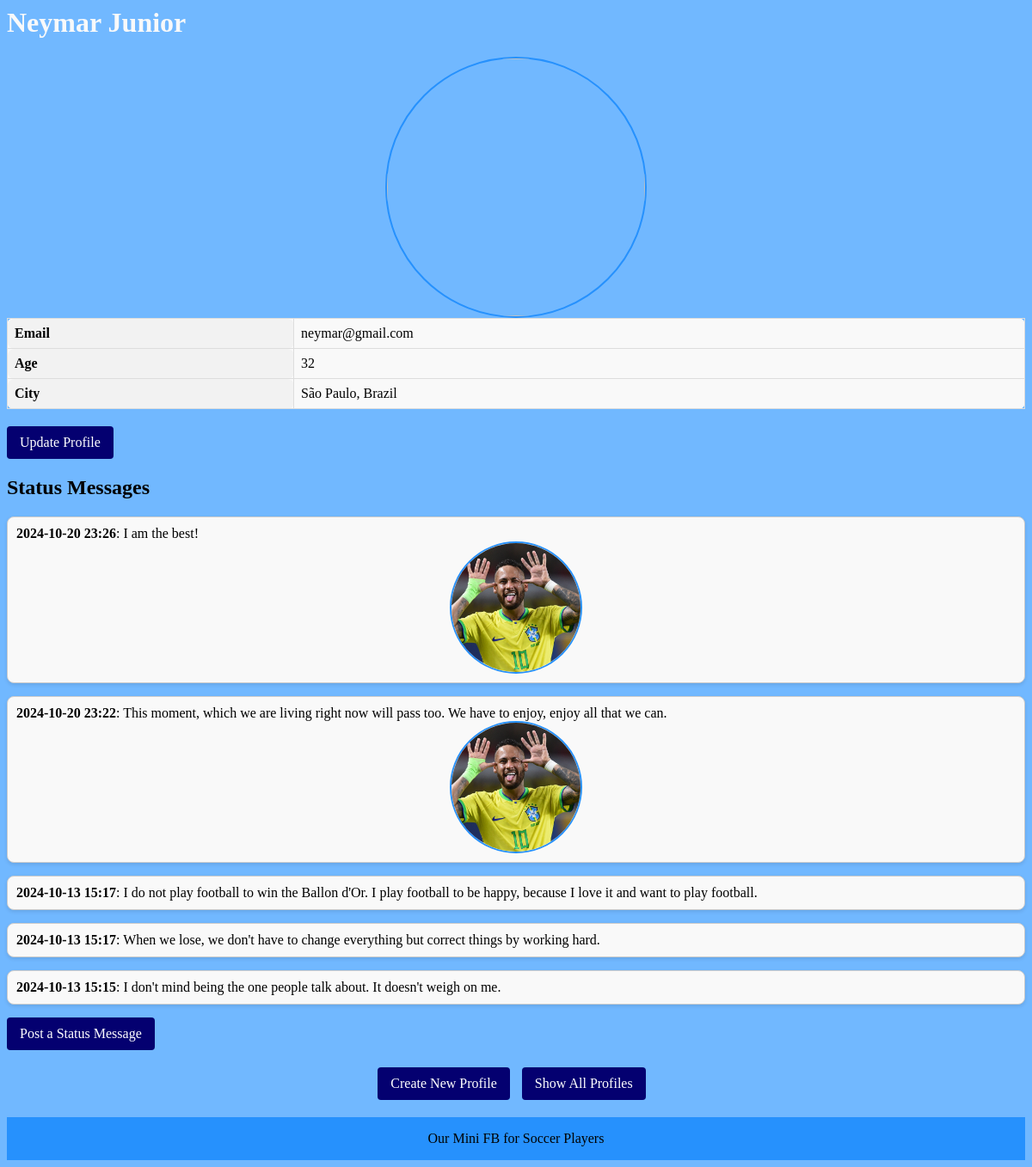
The page /mini_fb/profile/3/ on the database its author committed.
### mini_fb/models.py (models this page shows, shortened)
class Profile(models.Model):
    first_name = models.TextField(blank=False)
    last_name = models.TextField(blank=False)
    city = models.TextField(blank=False)
    email = models.TextField(blank=True)
    image_url = models.URLField(blank=True)
    age = models.IntegerField(null=True, blank=True)
    def get_status_messages(self):
        return StatusMessage.objects.filter(profile=self).order_by('-timestamp')

class StatusMessage(models.Model):
    message = models.TextField(blank=False)
    timestamp = models.DateTimeField(default=timezone.now)
    profile = models.ForeignKey(Profile, on_delete=models.CASCADE)
    def get_images(self):
        return self.images.all()

class Image(models.Model):
    image_file = models.ImageField(upload_to='images/')
    timestamp = models.DateTimeField(default=timezone.now)
    status_message = models.ForeignKey('StatusMessage', on_delete=models.CASCADE, related_name='images')

### mini_fb/views.py (the view)
# urls.py: path('profile/<int:pk>/', views.ShowProfilePageView.as_view(), name='show_profile'),
class ShowProfilePageView(DetailView):
    model = Profile
    template_name = "mini_fb/show_profile.html"
    context_object_name = "profile"

### mini_fb/templates/mini_fb/show_profile.html
{% extends 'mini_fb/base.html' %}
{% block content %}
    <h1>{{ profile.first_name }} {{ profile.last_name }}</h1>
    <img src="{{ profile.image_url }}" style="width:300px; height:300px;">
    <table>
        <tr>
            <th>Email</th>
            <td>{{ profile.email }}</td>
        </tr>
        <tr>
            <th>Age</th>
            <td>{{ profile.age }}</td>
        </tr>
        <tr>
            <th>City</th>
            <td>{{ profile.city }}</td>
        </tr>
    </table>
    <a href="{% url 'update_profile' profile.pk %}" class="nav-button">Update Profile</a>
    <h2>Status Messages</h2>
    <div>
        {% for status in profile.get_status_messages %}
            <div class="status-message">
                <strong>{{ status.timestamp|date:"Y-m-d H:i" }}</strong>: {{ status.message }}
                {% for img in status.get_images %}
                    <img src="{{ img.image_file.url }}" alt="Image for {{ status.message }}">
                {% endfor %}
            </div>
        {% empty %}
            <p>No status messages available.</p>
        {% endfor %}
    </div>
    <a href="{% url 'create_status' profile.pk %}" class="nav-button">Post a Status Message</a>
{% endblock %}

### static/mini_fb/styles.css (style rules this page uses)
body { font-family: 'Times New Roman', Times, serif; background-color: #71b8ff; }
table { width: 100%; border-collapse: collapse; margin-bottom: 20px; }
th, td { padding: 10px; text-align: left; border-bottom: 1px solid #ddd; }
table, th, td { border-radius: 8px; background-color: #f9f9f9; }
th { background-color: #e0e0e0; font-weight: bold; }
h1 { color: #F8F9FA; }
th, td { border: 1px solid #ddd; padding: 8px; }
img { width: 150px; height: 150px; object-fit: cover; display: block; margin: 0 auto; border: 2px solid #2691fd; border-radius: 50%; }
th { background-color: #f2f2f2; }
button, .nav-button { font-family: 'Times New Roman', Times, serif; padding: 10px 15px; background-color: #040070; color: rgb(255, 255, 255); border: none; border-radius: 4px; cursor: pointer; text-decoration: none; display: inline-block; margin-right: 10px; }
.status-message { border: 1px solid #ccc; border-radius: 8px; padding: 10px; margin-bottom: 15px; background-color: #f9f9f9; box-shadow: 0 2px 4px rgba(0, 0, 0, 0.1); }

### rows shown on the page
Profile: first_name "Neymar", last_name "Junior", email "neymar@gmail.com", age "32", city "São Paulo, Brazil"
StatusMessage: timestamp "2024-10-20 23:26", message "I am the best!"
Image: image_file (picture)
StatusMessage: timestamp "2024-10-20 23:22", message "This moment, which we are living right now will pass too. We have to enjoy, enjoy all that we can."
Image: image_file (picture)
StatusMessage: timestamp "2024-10-13 15:17", message "I do not play football to win the Ballon d'Or. I play football to be happy, because I love it and want to play football."
StatusMessage: timestamp "2024-10-13 15:17", message "When we lose, we don't have to change everything but correct things by working hard."
StatusMessage: timestamp "2024-10-13 15:15", message "I don't mind being the one people talk about. It doesn't weigh on me."
